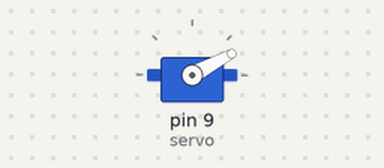
This sketch was run on a simulated Arduino Uno, built with avr-gcc and run on an emulated ATmega328P. Shown: servo. What the sketch prints to the serial monitor is not drawn.

Above: at 0.05 s.
At 0.45 s:
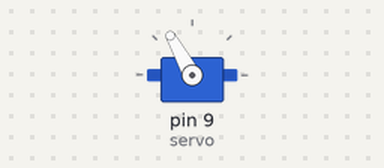
At 0.85 s:
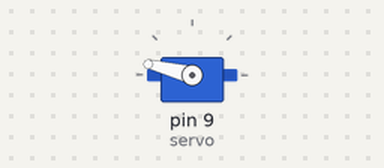
At 1.65 s:
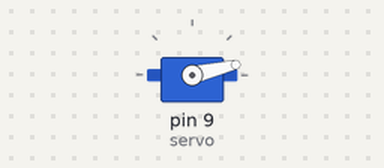
Timing chart, 0 to 3.8 s (numbered marks = the images above):
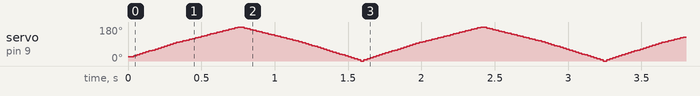

The sketch:

servo.ino
```cpp
#include <Servo.h>
Servo servo;
int pos=0;
int number=0;
void setup() {
servo.attach(9);
Serial.begin(9600);
}

void loop() {
String nb;
int angle;
for(angle=0;angle<=180;angle++){
servo.write(angle);
Serial.println(angle);
}
for(angle=180;angle>=0;angle--){
servo.write(angle);
Serial.println(angle);
}
}
```
